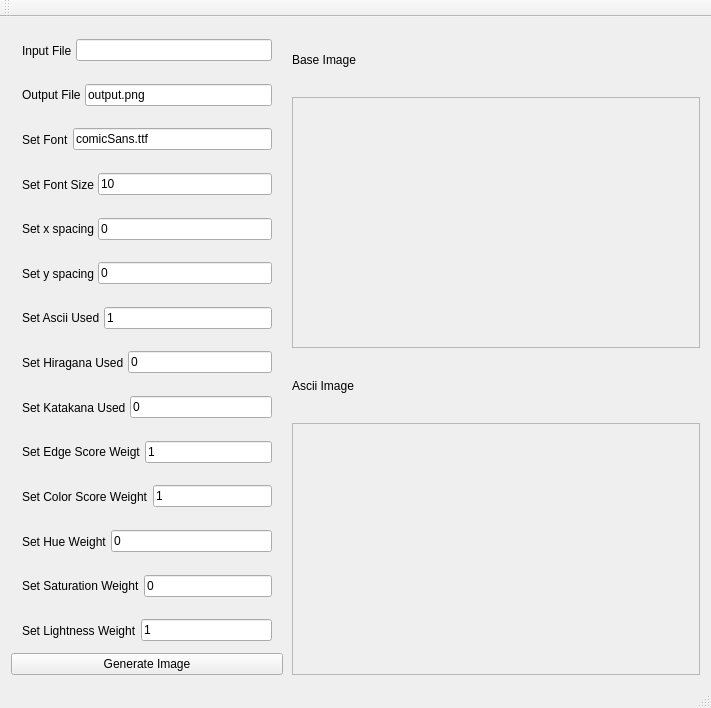
<?xml version="1.0" encoding="UTF-8"?>
<ui version="4.0">
 <class>MainWindow</class>
 <widget class="QMainWindow" name="MainWindow">
  <property name="geometry">
   <rect>
    <x>0</x>
    <y>0</y>
    <width>711</width>
    <height>708</height>
   </rect>
  </property>
  <property name="windowTitle">
   <string>MainWindow</string>
  </property>
  <widget class="QWidget" name="centralWidget">
   <layout class="QHBoxLayout" name="horizontalLayout" stretch="40,60">
    <property name="spacing">
     <number>9</number>
    </property>
    <item>
     <layout class="QVBoxLayout" name="options">
      <property name="spacing">
       <number>0</number>
      </property>
      <item>
       <widget class="QWidget" name="input" native="true">
        <layout class="QHBoxLayout" name="horizontalLayout_2">
         <property name="spacing">
          <number>4</number>
         </property>
         <property name="topMargin">
          <number>0</number>
         </property>
         <property name="bottomMargin">
          <number>0</number>
         </property>
         <item>
          <widget class="QLabel" name="label_4">
           <property name="text">
            <string>Input File</string>
           </property>
          </widget>
         </item>
         <item>
          <widget class="optionSetter" name="lineEdit_2"/>
         </item>
        </layout>
       </widget>
      </item>
      <item>
       <widget class="QWidget" name="output" native="true">
        <layout class="QHBoxLayout" name="horizontalLayout_3">
         <property name="spacing">
          <number>4</number>
         </property>
         <property name="topMargin">
          <number>0</number>
         </property>
         <property name="bottomMargin">
          <number>0</number>
         </property>
         <item>
          <widget class="QLabel" name="label_6">
           <property name="text">
            <string>Output File</string>
           </property>
          </widget>
         </item>
         <item>
          <widget class="optionSetter" name="lineEdit_3">
           <property name="text">
            <string>output.png</string>
           </property>
          </widget>
         </item>
        </layout>
       </widget>
      </item>
      <item>
       <widget class="QWidget" name="font" native="true">
        <layout class="QHBoxLayout" name="horizontalLayout_4">
         <property name="spacing">
          <number>4</number>
         </property>
         <property name="topMargin">
          <number>0</number>
         </property>
         <property name="bottomMargin">
          <number>0</number>
         </property>
         <item>
          <widget class="QLabel" name="label_10">
           <property name="text">
            <string>Set Font</string>
           </property>
          </widget>
         </item>
         <item>
          <widget class="optionSetter" name="lineEdit_7">
           <property name="text">
            <string>comicSans.ttf</string>
           </property>
          </widget>
         </item>
        </layout>
       </widget>
      </item>
      <item>
       <widget class="QWidget" name="fontsize" native="true">
        <layout class="QHBoxLayout" name="horizontalLayout_5">
         <property name="spacing">
          <number>4</number>
         </property>
         <property name="topMargin">
          <number>0</number>
         </property>
         <property name="bottomMargin">
          <number>0</number>
         </property>
         <item>
          <widget class="QLabel" name="label_11">
           <property name="text">
            <string>Set Font Size</string>
           </property>
          </widget>
         </item>
         <item>
          <widget class="optionSetter" name="lineEdit_8">
           <property name="text">
            <string>10</string>
           </property>
          </widget>
         </item>
        </layout>
       </widget>
      </item>
      <item>
       <widget class="QWidget" name="xspacing" native="true">
        <layout class="QHBoxLayout" name="horizontalLayout_6">
         <property name="spacing">
          <number>4</number>
         </property>
         <property name="topMargin">
          <number>0</number>
         </property>
         <property name="bottomMargin">
          <number>0</number>
         </property>
         <item>
          <widget class="QLabel" name="label12">
           <property name="text">
            <string>Set x spacing</string>
           </property>
          </widget>
         </item>
         <item>
          <widget class="optionSetter" name="lineEdit_9">
           <property name="text">
            <string>0</string>
           </property>
          </widget>
         </item>
        </layout>
       </widget>
      </item>
      <item>
       <widget class="QWidget" name="yspacing_2" native="true">
        <layout class="QHBoxLayout" name="horizontalLayout_7">
         <property name="spacing">
          <number>4</number>
         </property>
         <property name="topMargin">
          <number>0</number>
         </property>
         <property name="bottomMargin">
          <number>0</number>
         </property>
         <item>
          <widget class="QLabel" name="label_13">
           <property name="text">
            <string>Set y spacing</string>
           </property>
          </widget>
         </item>
         <item>
          <widget class="optionSetter" name="lineEdit_10">
           <property name="text">
            <string>0</string>
           </property>
          </widget>
         </item>
        </layout>
       </widget>
      </item>
      <item>
       <widget class="QWidget" name="ascii" native="true">
        <layout class="QHBoxLayout" name="horizontalLayout_8">
         <property name="spacing">
          <number>4</number>
         </property>
         <property name="topMargin">
          <number>0</number>
         </property>
         <property name="bottomMargin">
          <number>0</number>
         </property>
         <item>
          <widget class="QLabel" name="label_14">
           <property name="text">
            <string>Set Ascii Used</string>
           </property>
          </widget>
         </item>
         <item>
          <widget class="optionSetter" name="lineEdit_11">
           <property name="text">
            <string>1</string>
           </property>
          </widget>
         </item>
        </layout>
       </widget>
      </item>
      <item>
       <widget class="QWidget" name="hiragana" native="true">
        <layout class="QHBoxLayout" name="horizontalLayout_9">
         <property name="spacing">
          <number>4</number>
         </property>
         <property name="topMargin">
          <number>0</number>
         </property>
         <property name="bottomMargin">
          <number>0</number>
         </property>
         <item>
          <widget class="QLabel" name="label_15">
           <property name="text">
            <string>Set Hiragana Used</string>
           </property>
          </widget>
         </item>
         <item>
          <widget class="optionSetter" name="lineEdit_12">
           <property name="text">
            <string>0</string>
           </property>
          </widget>
         </item>
        </layout>
       </widget>
      </item>
      <item>
       <widget class="QWidget" name="katakana" native="true">
        <layout class="QHBoxLayout" name="horizontalLayout_10">
         <property name="spacing">
          <number>4</number>
         </property>
         <property name="topMargin">
          <number>0</number>
         </property>
         <property name="bottomMargin">
          <number>0</number>
         </property>
         <item>
          <widget class="QLabel" name="label_16">
           <property name="text">
            <string>Set Katakana Used</string>
           </property>
          </widget>
         </item>
         <item>
          <widget class="optionSetter" name="lineEdit_13">
           <property name="text">
            <string>0</string>
           </property>
          </widget>
         </item>
        </layout>
       </widget>
      </item>
      <item>
       <widget class="QWidget" name="edge" native="true">
        <layout class="QHBoxLayout" name="horizontalLayout_11">
         <property name="spacing">
          <number>4</number>
         </property>
         <property name="topMargin">
          <number>0</number>
         </property>
         <property name="bottomMargin">
          <number>0</number>
         </property>
         <item>
          <widget class="QLabel" name="label_17">
           <property name="text">
            <string>Set Edge Score Weigt</string>
           </property>
          </widget>
         </item>
         <item>
          <widget class="optionSetter" name="lineEdit_14">
           <property name="text">
            <string>1</string>
           </property>
          </widget>
         </item>
        </layout>
       </widget>
      </item>
      <item>
       <widget class="QWidget" name="color" native="true">
        <layout class="QHBoxLayout" name="horizontalLayout_12">
         <property name="spacing">
          <number>4</number>
         </property>
         <property name="topMargin">
          <number>0</number>
         </property>
         <property name="bottomMargin">
          <number>0</number>
         </property>
         <item>
          <widget class="QLabel" name="label_18">
           <property name="text">
            <string>Set Color Score Weight</string>
           </property>
          </widget>
         </item>
         <item>
          <widget class="optionSetter" name="lineEdit_15">
           <property name="text">
            <string>1</string>
           </property>
          </widget>
         </item>
        </layout>
       </widget>
      </item>
      <item>
       <widget class="QWidget" name="hue" native="true">
        <layout class="QHBoxLayout" name="horizontalLayout_14">
         <property name="spacing">
          <number>4</number>
         </property>
         <property name="topMargin">
          <number>0</number>
         </property>
         <property name="bottomMargin">
          <number>0</number>
         </property>
         <item>
          <widget class="QLabel" name="label_20">
           <property name="text">
            <string>Set Hue Weight</string>
           </property>
          </widget>
         </item>
         <item>
          <widget class="optionSetter" name="lineEdit_17">
           <property name="text">
            <string>0</string>
           </property>
          </widget>
         </item>
        </layout>
       </widget>
      </item>
      <item>
       <widget class="QWidget" name="saturation" native="true">
        <layout class="QHBoxLayout" name="horizontalLayout_13">
         <property name="spacing">
          <number>4</number>
         </property>
         <property name="topMargin">
          <number>0</number>
         </property>
         <property name="bottomMargin">
          <number>0</number>
         </property>
         <item>
          <widget class="QLabel" name="label_19">
           <property name="text">
            <string>Set Saturation Weight</string>
           </property>
          </widget>
         </item>
         <item>
          <widget class="optionSetter" name="lineEdit_16">
           <property name="text">
            <string>0</string>
           </property>
          </widget>
         </item>
        </layout>
       </widget>
      </item>
      <item>
       <widget class="QWidget" name="lightness" native="true">
        <layout class="QHBoxLayout" name="horizontalLayout_15">
         <property name="spacing">
          <number>4</number>
         </property>
         <property name="topMargin">
          <number>0</number>
         </property>
         <property name="bottomMargin">
          <number>0</number>
         </property>
         <item>
          <widget class="QLabel" name="label_21">
           <property name="text">
            <string>Set Lightness Weight</string>
           </property>
          </widget>
         </item>
         <item>
          <widget class="optionSetter" name="lineEdit_18">
           <property name="text">
            <string>1</string>
           </property>
          </widget>
         </item>
        </layout>
       </widget>
      </item>
      <item>
       <widget class="imageBuilder" name="pushButton">
        <property name="text">
         <string>Generate Image</string>
        </property>
       </widget>
      </item>
     </layout>
    </item>
    <item>
     <layout class="QVBoxLayout" name="images" stretch="10,40,10,40">
      <item>
       <widget class="QLabel" name="label">
        <property name="text">
         <string>Base Image</string>
        </property>
       </widget>
      </item>
      <item>
       <widget class="imageViewer" name="basePicture">
        <property name="sizePolicy">
         <sizepolicy hsizetype="Ignored" vsizetype="Ignored">
          <horstretch>0</horstretch>
          <verstretch>0</verstretch>
         </sizepolicy>
        </property>
        <property name="minimumSize">
         <size>
          <width>0</width>
          <height>0</height>
         </size>
        </property>
        <property name="frameShape">
         <enum>QFrame::StyledPanel</enum>
        </property>
        <property name="text">
         <string/>
        </property>
        <property name="scaledContents">
         <bool>false</bool>
        </property>
        <property name="alignment">
         <set>Qt::AlignCenter</set>
        </property>
       </widget>
      </item>
      <item>
       <widget class="QLabel" name="asciiPicture">
        <property name="text">
         <string>Ascii Image</string>
        </property>
       </widget>
      </item>
      <item>
       <widget class="imageViewer" name="textPicture">
        <property name="sizePolicy">
         <sizepolicy hsizetype="Ignored" vsizetype="Ignored">
          <horstretch>0</horstretch>
          <verstretch>0</verstretch>
         </sizepolicy>
        </property>
        <property name="frameShape">
         <enum>QFrame::StyledPanel</enum>
        </property>
        <property name="text">
         <string/>
        </property>
        <property name="scaledContents">
         <bool>false</bool>
        </property>
        <property name="alignment">
         <set>Qt::AlignCenter</set>
        </property>
       </widget>
      </item>
     </layout>
    </item>
   </layout>
  </widget>
  <widget class="QMenuBar" name="menuBar">
   <property name="geometry">
    <rect>
     <x>0</x>
     <y>0</y>
     <width>711</width>
     <height>22</height>
    </rect>
   </property>
  </widget>
  <widget class="QToolBar" name="mainToolBar">
   <attribute name="toolBarArea">
    <enum>TopToolBarArea</enum>
   </attribute>
   <attribute name="toolBarBreak">
    <bool>false</bool>
   </attribute>
  </widget>
  <widget class="QStatusBar" name="statusBar"/>
 </widget>
 <layoutdefault spacing="6" margin="11"/>
 <customwidgets>
  <customwidget>
   <class>optionSetter</class>
   <extends>QLineEdit</extends>
   <header>optionsetter.h</header>
   <slots>
    <signal>input_file_changed(char*)</signal>
    <slot>gui_setInputFile()</slot>
    <slot>gui_setOutputFile()</slot>
    <slot>gui_setFont()</slot>
    <slot>gui_setFontSize()</slot>
    <slot>gui_setSpaceX()</slot>
    <slot>gui_setSpaceY()</slot>
    <slot>gui_setAsciiUsed()</slot>
    <slot>gui_setHiraganaUsed()</slot>
    <slot>gui_setKatakanaUsed()</slot>
    <slot>gui_setEdgeScoreWeight()</slot>
    <slot>gui_setColorScoreWeight()</slot>
    <slot>gui_setSaturationScale()</slot>
    <slot>gui_setLightnessScale()</slot>
    <slot>gui_setHueScale()</slot>
   </slots>
  </customwidget>
  <customwidget>
   <class>imageBuilder</class>
   <extends>QPushButton</extends>
   <header>imagebuilder.h</header>
   <slots>
    <signal>buildComplete(char*)</signal>
    <slot>buildAsciiImage()</slot>
   </slots>
  </customwidget>
  <customwidget>
   <class>imageViewer</class>
   <extends>QLabel</extends>
   <header>imageviewer.h</header>
   <slots>
    <slot>showNewImage(char*)</slot>
   </slots>
  </customwidget>
 </customwidgets>
 <resources/>
 <connections>
  <connection>
   <sender>pushButton</sender>
   <signal>buildComplete(char*)</signal>
   <receiver>textPicture</receiver>
   <slot>showNewImage(char*)</slot>
   <hints>
    <hint type="sourcelabel">
     <x>101</x>
     <y>674</y>
    </hint>
    <hint type="destinationlabel">
     <x>414</x>
     <y>491</y>
    </hint>
   </hints>
  </connection>
  <connection>
   <sender>lineEdit_3</sender>
   <signal>returnPressed()</signal>
   <receiver>lineEdit_3</receiver>
   <slot>gui_setOutputFile()</slot>
   <hints>
    <hint type="sourcelabel">
     <x>132</x>
     <y>114</y>
    </hint>
    <hint type="destinationlabel">
     <x>302</x>
     <y>113</y>
    </hint>
   </hints>
  </connection>
  <connection>
   <sender>lineEdit_7</sender>
   <signal>returnPressed()</signal>
   <receiver>lineEdit_7</receiver>
   <slot>gui_setFont()</slot>
   <hints>
    <hint type="sourcelabel">
     <x>179</x>
     <y>164</y>
    </hint>
    <hint type="destinationlabel">
     <x>318</x>
     <y>153</y>
    </hint>
   </hints>
  </connection>
  <connection>
   <sender>lineEdit_8</sender>
   <signal>returnPressed()</signal>
   <receiver>lineEdit_8</receiver>
   <slot>gui_setFontSize()</slot>
   <hints>
    <hint type="sourcelabel">
     <x>215</x>
     <y>201</y>
    </hint>
    <hint type="destinationlabel">
     <x>318</x>
     <y>200</y>
    </hint>
   </hints>
  </connection>
  <connection>
   <sender>lineEdit_9</sender>
   <signal>returnPressed()</signal>
   <receiver>lineEdit_9</receiver>
   <slot>gui_setSpaceX()</slot>
   <hints>
    <hint type="sourcelabel">
     <x>255</x>
     <y>246</y>
    </hint>
    <hint type="destinationlabel">
     <x>318</x>
     <y>239</y>
    </hint>
   </hints>
  </connection>
  <connection>
   <sender>lineEdit_10</sender>
   <signal>returnPressed()</signal>
   <receiver>lineEdit_10</receiver>
   <slot>gui_setSpaceY()</slot>
   <hints>
    <hint type="sourcelabel">
     <x>285</x>
     <y>289</y>
    </hint>
    <hint type="destinationlabel">
     <x>318</x>
     <y>283</y>
    </hint>
   </hints>
  </connection>
  <connection>
   <sender>lineEdit_11</sender>
   <signal>returnPressed()</signal>
   <receiver>lineEdit_11</receiver>
   <slot>gui_setAsciiUsed()</slot>
   <hints>
    <hint type="sourcelabel">
     <x>314</x>
     <y>335</y>
    </hint>
    <hint type="destinationlabel">
     <x>318</x>
     <y>327</y>
    </hint>
   </hints>
  </connection>
  <connection>
   <sender>lineEdit_12</sender>
   <signal>returnPressed()</signal>
   <receiver>lineEdit_12</receiver>
   <slot>gui_setHiraganaUsed()</slot>
   <hints>
    <hint type="sourcelabel">
     <x>318</x>
     <y>376</y>
    </hint>
    <hint type="destinationlabel">
     <x>318</x>
     <y>366</y>
    </hint>
   </hints>
  </connection>
  <connection>
   <sender>lineEdit_13</sender>
   <signal>returnPressed()</signal>
   <receiver>lineEdit_13</receiver>
   <slot>gui_setKatakanaUsed()</slot>
   <hints>
    <hint type="sourcelabel">
     <x>150</x>
     <y>422</y>
    </hint>
    <hint type="destinationlabel">
     <x>276</x>
     <y>417</y>
    </hint>
   </hints>
  </connection>
  <connection>
   <sender>lineEdit_14</sender>
   <signal>returnPressed()</signal>
   <receiver>lineEdit_14</receiver>
   <slot>gui_setEdgeScoreWeight()</slot>
   <hints>
    <hint type="sourcelabel">
     <x>190</x>
     <y>458</y>
    </hint>
    <hint type="destinationlabel">
     <x>316</x>
     <y>459</y>
    </hint>
   </hints>
  </connection>
  <connection>
   <sender>lineEdit_16</sender>
   <signal>returnPressed()</signal>
   <receiver>lineEdit_16</receiver>
   <slot>gui_setSaturationScale()</slot>
   <hints>
    <hint type="sourcelabel">
     <x>218</x>
     <y>591</y>
    </hint>
    <hint type="destinationlabel">
     <x>318</x>
     <y>591</y>
    </hint>
   </hints>
  </connection>
  <connection>
   <sender>lineEdit_17</sender>
   <signal>returnPressed()</signal>
   <receiver>lineEdit_17</receiver>
   <slot>gui_setHueScale()</slot>
   <hints>
    <hint type="sourcelabel">
     <x>250</x>
     <y>554</y>
    </hint>
    <hint type="destinationlabel">
     <x>318</x>
     <y>547</y>
    </hint>
   </hints>
  </connection>
  <connection>
   <sender>lineEdit_18</sender>
   <signal>returnPressed()</signal>
   <receiver>lineEdit_18</receiver>
   <slot>gui_setLightnessScale()</slot>
   <hints>
    <hint type="sourcelabel">
     <x>277</x>
     <y>633</y>
    </hint>
    <hint type="destinationlabel">
     <x>318</x>
     <y>634</y>
    </hint>
   </hints>
  </connection>
  <connection>
   <sender>lineEdit_2</sender>
   <signal>returnPressed()</signal>
   <receiver>lineEdit_2</receiver>
   <slot>gui_setInputFile()</slot>
   <hints>
    <hint type="sourcelabel">
     <x>96</x>
     <y>69</y>
    </hint>
    <hint type="destinationlabel">
     <x>283</x>
     <y>66</y>
    </hint>
   </hints>
  </connection>
  <connection>
   <sender>lineEdit_2</sender>
   <signal>input_file_changed(char*)</signal>
   <receiver>basePicture</receiver>
   <slot>showNewImage(char*)</slot>
   <hints>
    <hint type="sourcelabel">
     <x>318</x>
     <y>70</y>
    </hint>
    <hint type="destinationlabel">
     <x>464</x>
     <y>159</y>
    </hint>
   </hints>
  </connection>
  <connection>
   <sender>pushButton</sender>
   <signal>released()</signal>
   <receiver>pushButton</receiver>
   <slot>buildAsciiImage()</slot>
   <hints>
    <hint type="sourcelabel">
     <x>151</x>
     <y>678</y>
    </hint>
    <hint type="destinationlabel">
     <x>269</x>
     <y>685</y>
    </hint>
   </hints>
  </connection>
 </connections>
</ui>
